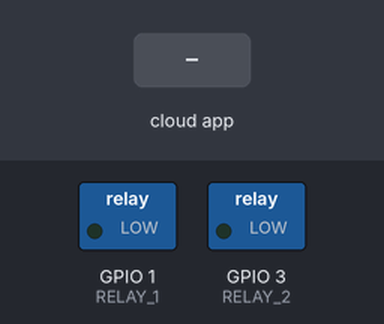
A sketch run on a simulated ESP8266 (NodeMCU). Parts: switched loads named in the sketch (green lamp = pin HIGH). Inputs (shaded band) come from the test bench. WiFi joins after 1.5 s; servers stay silent unless stated.

Above: at 2.8 s.
2.9 s: the phone or cloud app sets amplifier to 1
At 3.2 s:
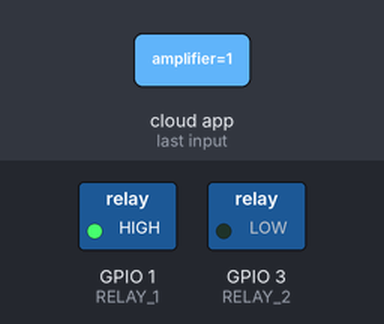
4.4 s: the phone or cloud app sets standby to 1
At 5.5 s:
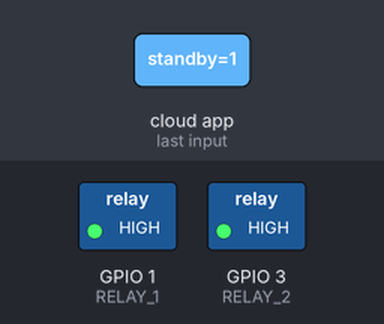
5.9 s: the phone or cloud app sets standby to 0
At 6.6 s:
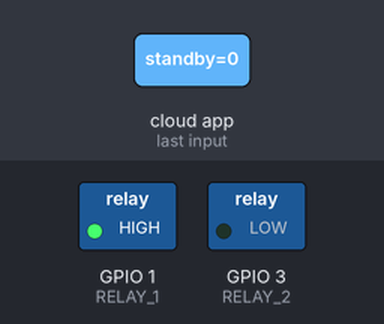
7.4 s: the phone or cloud app sets amplifier to 0
At 7.7 s:
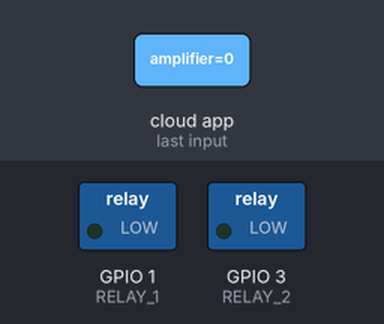
8.9 s: the phone or cloud app sets standby to 1
At 10.1 s:
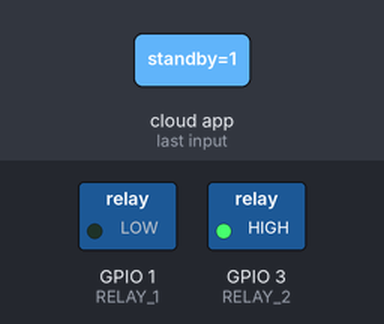
Timing chart, 0 to 11.4 s (numbered marks = the images above; inputs shaded):
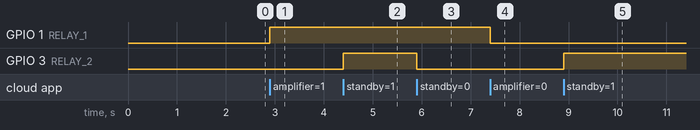

The sketch:

fauxmo_esp.ino
```cpp
#include <fauxmoESP.h>
#include <ESP8266WiFi.h> // Include the Wi-Fi library

fauxmoESP fauxmo;

#define SERIAL_BAUDRATE    74880
#define WIFI_SSID "XXXXXXXX"
#define WIFI_PASS "yyyyyyyy"

#define RELAY_1              1
#define RELAY_2              3
#define LED_PIN             1

#define ID_AMPLIFIER           "amplifier"
#define ID_STANDBY            "standby"

#define DEBUG false
static unsigned long amplifier_on_time = -1;
static bool amplifier_off_request = false;

void wifiSetup() {

    // Set WIFI module to STA mode
    WiFi.mode(WIFI_STA);

    // Connect
    if(DEBUG) {
        Serial.printf("[WIFI] Connecting to %s ", WIFI_SSID);
    }
    WiFi.begin(WIFI_SSID, WIFI_PASS);

    // Wait
    while (WiFi.status() != WL_CONNECTED) {
        if(DEBUG) {
            Serial.print(".");
        }
        delay(100);
    }
    if(DEBUG) {
        Serial.println();
        // Connected!
        Serial.printf("[WIFI] STATION Mode, SSID: %s, IP address: %s\n", WiFi.SSID().c_str(), WiFi.localIP().toString().c_str());
    }
}

void setup() {

    // Init serial port and clean garbage
    if(DEBUG) {
        Serial.begin(SERIAL_BAUDRATE);
        Serial.println();
    }

    // LEDs
    pinMode(RELAY_1, OUTPUT);
    pinMode(RELAY_2, OUTPUT);
    delay(100);
    digitalWrite(RELAY_1, LOW);
    digitalWrite(RELAY_2, LOW);

    // Wifi
    wifiSetup();

    // By default, fauxmoESP creates it's own webserver on the defined port
    // The TCP port must be 80 for gen3 devices (default is 1901)
    // This has to be done before the call to enable()
    fauxmo.createServer(true); // not needed, this is the default value
    fauxmo.setPort(80); // This is required for gen3 devices

    // You have to call enable(true) once you have a WiFi connection
    // You can enable or disable the library at any moment
    // Disabling it will prevent the devices from being discovered and switched
    fauxmo.enable(true);

    // You can use different ways to invoke alexa to modify the devices state:
    // "Alexa, turn yellow lamp on"
    // "Alexa, turn on yellow lamp
    // "Alexa, set yellow lamp to fifty" (50 means 50% of brightness, note, this example does not use this functionality)

    // Add virtual devices - Note that many users have problems on ESP8266 with more than three devices
    fauxmo.addDevice(ID_AMPLIFIER);
    fauxmo.addDevice(ID_STANDBY);


    fauxmo.onSetState([](unsigned char device_id, const char * device_name, bool state, unsigned char value) {

        // Callback when a command from Alexa is received.
        // You can use device_id or device_name to choose the element to perform an action onto (relay, LED,...)
        // State is a boolean (ON/OFF) and value a number from 0 to 255 (if you say "set kitchen light to 50%" you will receive a 128 here).
        // Just remember not to delay too much here, this is a callback, exit as soon as possible.
        // If you have to do something more involved here set a flag and process it in your main loop.

        if(DEBUG) {
            Serial.printf("[MAIN] Device #%d (%s) state: %s value: %d\n", device_id, device_name, state ? "ON" : "OFF", value);
        }

        // Checking for device_id is simpler if you are certain about the order they are loaded and it does not change.
        // Otherwise comparing the device_name is safer.

        if (strcmp(device_name, ID_AMPLIFIER)==0) {
            if(state) { // if we just turned on the amplifiler
                amplifier_on_time = millis();
            } else { // if we just turned off the amplifier
                amplifier_off_request = true;
            }
            digitalWrite(RELAY_1, state ? HIGH : LOW);
        } else if (strcmp(device_name, ID_STANDBY)==0) {
            digitalWrite(RELAY_2, state ? HIGH : LOW);
        }
    });

}

void loop() {

    // fauxmoESP uses an async TCP server but a sync UDP server
    // Therefore, we have to manually poll for UDP packets
    fauxmo.handle();

    // This is a sample code to output free heap every 5 seconds
    // This is a cheap way to detect memory leaks
    static unsigned long last = millis();
    if (millis() - last > 5000) {
        last = millis();
        uint32_t free = ESP.getFreeHeap();
        if(DEBUG) {
            Serial.printf("[MAIN] Free heap: %d bytes\n", free);
        }
    }
    if (millis() - amplifier_on_time > 60000 && amplifier_on_time != -1) {
        fauxmo.setState(ID_STANDBY, true, 255); // automatically turn standby on after 60 secs
        digitalWrite(RELAY_2, HIGH);
        if(DEBUG) {
            Serial.println("Auto turn standby on");
        }
        amplifier_on_time = -1;
    }
    if (amplifier_off_request) {
        fauxmo.setState(ID_STANDBY, false, 0); // automatically turn standby off after turning off amplifier
        digitalWrite(RELAY_2, LOW);
        amplifier_off_request = false;
        if(DEBUG) {
            Serial.println("Auto turn standby off");
        }
    }
    if (millis() - amplifier_on_time > 10800000 && amplifier_on_time != -1) {
        fauxmo.setState(ID_STANDBY, false, 0); // automatically turn standby and amplifier off after 3 hours
        digitalWrite(RELAY_2, LOW);
        fauxmo.setState(ID_AMPLIFIER, false, 0); // automatically turn standby and amplifier off after 3 hours
        digitalWrite(RELAY_1, LOW);
        if(DEBUG) {
            Serial.println("Auto turn amplifier and standby off");
        }
        amplifier_on_time = -1;
    }
    // If your device state is changed by any other means (MQTT, physical button,...)
    // you can instruct the library to report the new state to Alexa on next request:
    // fauxmo.setState(ID_YELLOW, true, 255);

}
```

Measured:
- after the input at 2.9 s, GPIO 1 (RELAY_1): LOW → HIGH at once
- after the input at 4.4 s, GPIO 3 (RELAY_2): LOW → HIGH at once
- after the input at 5.9 s, GPIO 3 (RELAY_2): HIGH → LOW at once
- after the input at 7.4 s, GPIO 1 (RELAY_1): HIGH → LOW at once
- after the input at 8.9 s, GPIO 3 (RELAY_2): LOW → HIGH at once
